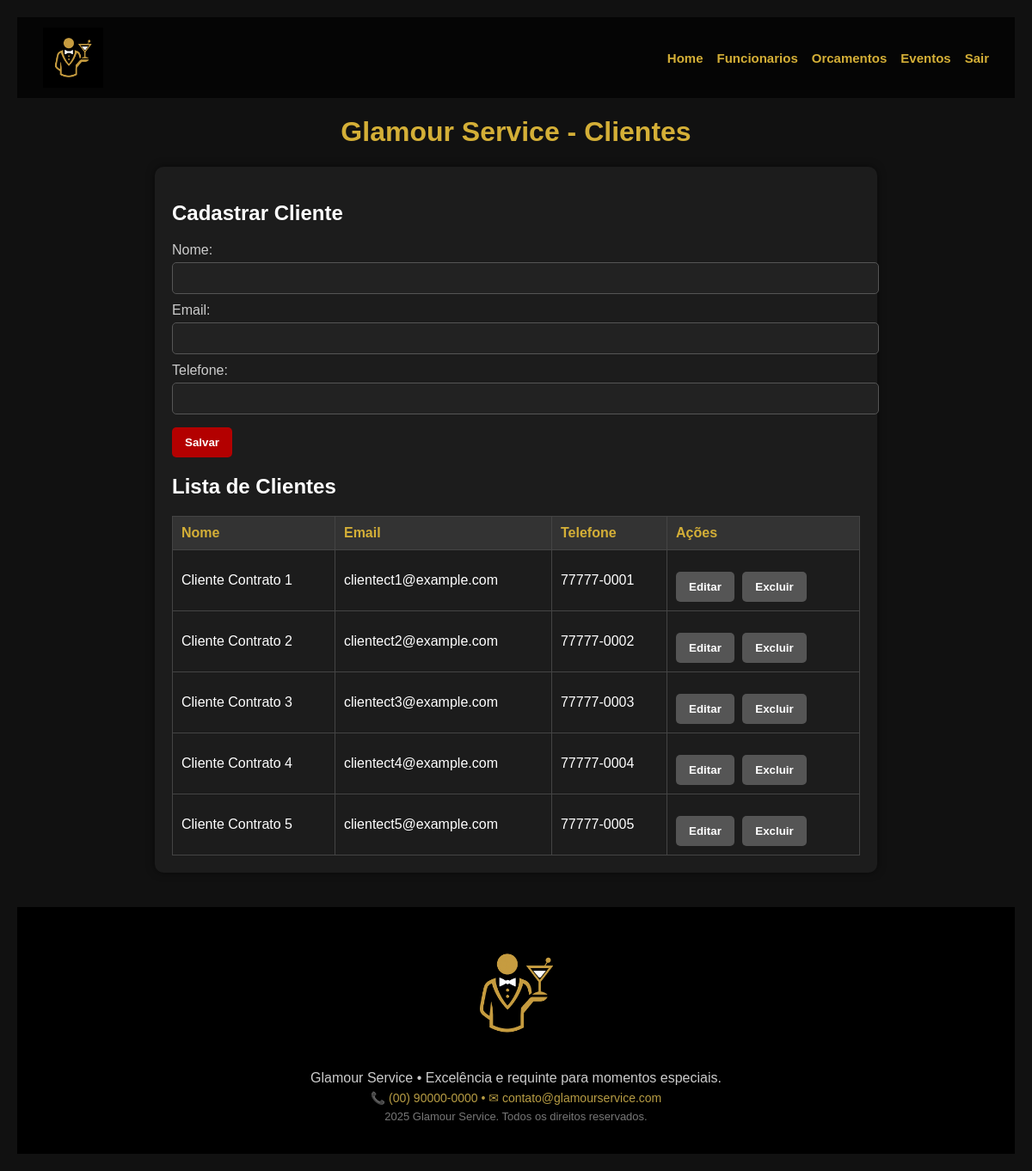
Page /cliente on the committed database.
### tables this page shows
CREATE TABLE cliente (
  id INTEGER PRIMARY KEY AUTOINCREMENT,
  id_usuario INT NOT NULL,
  nome_cliente VARCHAR(200) NOT NULL,
  email_cliente VARCHAR(150) NOT NULL,
  telefone_cliente VARCHAR(30) NOT NULL,
  FOREIGN KEY (id_usuario) REFERENCES usuario(id) ON DELETE CASCADE
);

### backend/app.py (the view)
@app.route("/cliente")
def cliente():
    con = conectar()
    cur = con.cursor()
    cur.execute("SELECT id, nome_cliente, email_cliente, telefone_cliente FROM cliente")
    clientes = cur.fetchall()
    con.close()
    return render_template("cliente.html", clientes=clientes)

### backend/database.py (called while the page is built)
def conectar():
    con = sqlite3.connect(DATABASE, check_same_thread=False)
    con.row_factory = sqlite3.Row
    return con

### frontend/templates/cliente.html (shortened to what this page needs)
<!DOCTYPE html>
<html lang="pt-BR">
<head>
</head>
<body>
    <header>
        <img src="{{ url_for('static', filename='Imagens/logo.png') }}" alt="Glamour Service Logo">
        <nav id="mainNav">
            <a href="{{ url_for('administrativo') }}">Home</a>
            <a href="{{ url_for('funcionario') }}">Funcionarios</a>
            <a href="{{ url_for('orcamento') }}">Orcamentos</a>
            <a href="{{ url_for('evento') }}">Eventos</a>
            <a href="{{ url_for('index') }}">Sair</a>
        </nav>
    </header>
    <h1>Glamour Service - Clientes</h1>
    <div class="container">
        <h2>Cadastrar Cliente</h2>
        <label>Nome:</label>
        <input type="text" id="nome" />
        <label>Email:</label>
        <input type="email" id="email" />
        <label>Telefone:</label>
        <input type="text" id="telefone" />
        <button onclick="adicionarCliente()">Salvar</button>
        <h2>Lista de Clientes</h2>
        <table>
            <thead>
                <tr>
                    <th>Nome</th>
                    <th>Email</th>
                    <th>Telefone</th>
                    <th>Ações</th>
                </tr>
            </thead>
            <tbody id="listaClientes">
                {% for cliente in clientes %}
                <tr>
                    <td>{{ cliente[1] }}</td>
                    <td>{{ cliente[2] }}</td>
                    <td>{{ cliente[3] }}</td>
                    <td class="actions">
                        <button>Editar</button>
                        <button>Excluir</button>
                    </td>
                </tr>
                {% endfor %}
            </tbody>
        </table>
    </div>
    <footer>
        <img src="{{ url_for('static', filename='Imagens/logo.png') }}" alt="Logo Glamour Service">
        <p>Glamour Service • Excelência e requinte para momentos especiais.</p>
        <p style="color:#b89d44; font-size:14px; margin-top:6px;">
            📞 (00) 90000-0000 • ✉ contato@glamourservice.com
        </p>
        <p style="color:#777;font-size:13px;margin-top:6px;">
            2025 Glamour Service. Todos os direitos reservados.
        </p>
    </footer>
</body>
</html>

### frontend/templates/cliente.html (style rules this page uses)
body { font-family: Arial, sans-serif; background-color: #111; color: #fff; margin: 0; padding: 20px; }
header { width: 100%; display: flex; justify-content: space-between; align-items: center; padding: 12px 30px; background-color: rgba(0, 0, 0, 0.7); position: sticky; top: 0; z-index: 10; box-sizing: border-box; }
header img { max-height: 70px; max-width: 170px; }
nav { display: flex; align-items: center; gap: 16px; flex-wrap: wrap; max-width: 60%; justify-content: flex-end; }
nav a { font-size: 15px; text-decoration: none; color: #d4af37; font-weight: bold; transition: .3s; white-space: nowrap; }
h1 { text-align: center; color: #d4af37; }
.container { max-width: 800px; margin: 0 auto; background: #1c1c1c; padding: 20px; border-radius: 10px; box-shadow: 0 0 10px rgba(0, 0, 0, 0.5); }
label { display: block; margin-top: 10px; color: #ccc; }
input { width: 100%; padding: 10px; margin-top: 5px; border: 1px solid #555; border-radius: 5px; background-color: #222; color: #fff; }
button { margin-top: 15px; padding: 10px 15px; border: none; border-radius: 5px; cursor: pointer; background-color: #b30000; color: white; font-weight: bold; }
table { width: 100%; margin-top: 20px; border-collapse: collapse; }
th, td { border: 1px solid #444; padding: 10px; text-align: left; }
th { background-color: #333; color: #d4af37; }
.actions button { margin-right: 5px; background-color: #555; }
footer { background: #000; text-align: center; padding: 30px 20px; margin-top: 40px; }
footer img { max-width: 140px; margin-bottom: 10px; }
footer p { margin: 6px 0; color: #ccc; }

### rows in the picture
cliente: nome_cliente "Cliente Contrato 1", email_cliente "clientect1@example.com", telefone_cliente "77777-0001"
cliente: nome_cliente "Cliente Contrato 2", email_cliente "clientect2@example.com", telefone_cliente "77777-0002"
cliente: nome_cliente "Cliente Contrato 3", email_cliente "clientect3@example.com", telefone_cliente "77777-0003"
cliente: nome_cliente "Cliente Contrato 4", email_cliente "clientect4@example.com", telefone_cliente "77777-0004"
cliente: nome_cliente "Cliente Contrato 5", email_cliente "clientect5@example.com", telefone_cliente "77777-0005"
